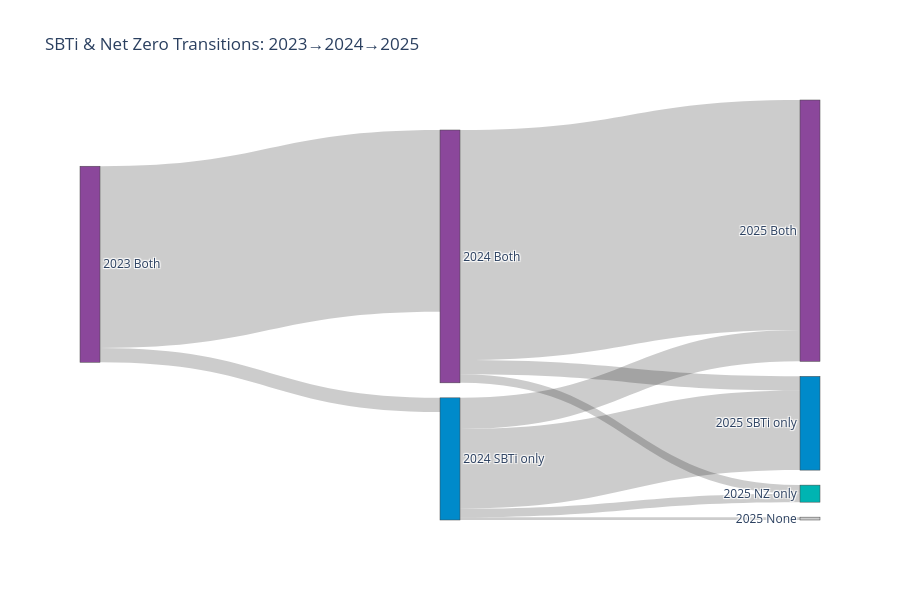

Write notebook code for a chart like this one.
### Code cell
import plotly.graph_objects as go

years = ['2023', '2024', '2025']
nodes = []
node_colors = []

for year in years:
    nodes.extend([f'{year} None', f'{year} SBTi only', f'{year} NZ only', f'{year} Both'])
    node_colors.extend(['#cccccc', '#008ACA', '#00B4B2', '#8B479B'])

source = []
target = []
value = []

for i in range(len(years) - 1):
    current_year = years[i]
    next_year = years[i + 1]
    
    mask = (portfolio[f'{current_year} sbti nt'] != '-') & (portfolio[f'{next_year} sbti nt'] != '-') & \
           (portfolio[f'{current_year} nz'] != '-') & (portfolio[f'{next_year} nz'] != '-')
    subset = portfolio[mask]
    
    transitions = subset.groupby([f'{current_year} sbti nt', f'{current_year} nz', 
                                   f'{next_year} sbti nt', f'{next_year} nz']).size().reset_index(name='count')
    
    for _, row in transitions.iterrows():
        sbti_curr = int(row[f'{current_year} sbti nt'])
        nz_curr = int(row[f'{current_year} nz'])
        sbti_next = int(row[f'{next_year} sbti nt'])
        nz_next = int(row[f'{next_year} nz'])
        
        src_state = 0 if (sbti_curr + nz_curr) == 0 else (1 if sbti_curr and not nz_curr else (2 if nz_curr and not sbti_curr else 3))
        tgt_state = 0 if (sbti_next + nz_next) == 0 else (1 if sbti_next and not nz_next else (2 if nz_next and not sbti_next else 3))
        
        source.append(i * 4 + src_state)
        target.append((i + 1) * 4 + tgt_state)
        value.append(row['count'])

fig = go.Figure(data=[go.Sankey(
    node=dict(pad=15, thickness=20, label=nodes, color=node_colors),
    link=dict(source=source, target=target, value=value)
)])

fig.update_layout(title_text="SBTi & Net Zero Transitions: 2023→2024→2025", height=600)
fig.write_html(r'C:\Users\AniyaBagheri\GF500_research_perliminary_data_analysis\comparative analysis\sbti_nz_yearly.html')
fig.show()

### Figure 1 — Plotly figure (JSON) as saved in the notebook; plotly's stock layout.template omitted (floating-point values rounded to 4 significant figures)
{"data": [{"link": {"source": [3, 3, 5, 5, 5, 5, 7, 7, 7], "target": [5, 7, 8, 10, 9, 11, 10, 9, 11], "value": [5, 64, 1, 3, 28, 11, 3, 5, 81]}, "node": {"color": ["#cccccc", "#008ACA", "#00B4B2", "#8B479B", "#cccccc", "#008ACA", "#00B4B2", "#8B479B", "#cccccc", "#008ACA", "#00B4B2", "#8B479B"], "label": ["2023 None", "2023 SBTi only", "2023 NZ only", "2023 Both", "2024 None", "2024 SBTi only", "2024 NZ only", "2024 Both", "2025 None", "2025 SBTi only", "2025 NZ only", "2025 Both"], "pad": 15, "thickness": 20}, "type": "sankey"}], "layout": {"height": 600, "title": {"text": "SBTi & Net Zero Transitions: 2023→2024→2025"}}}
